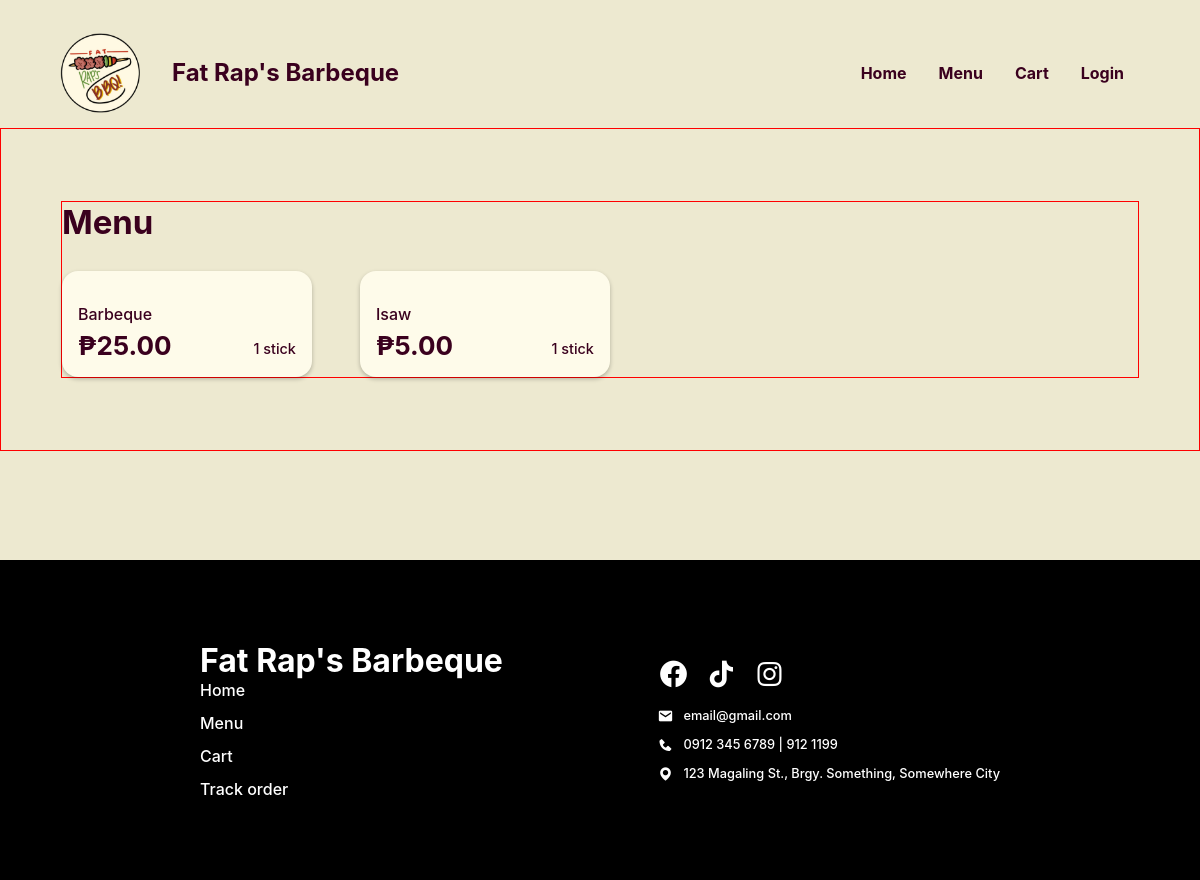
The page /Website/menu.php on the database as committed earlier.
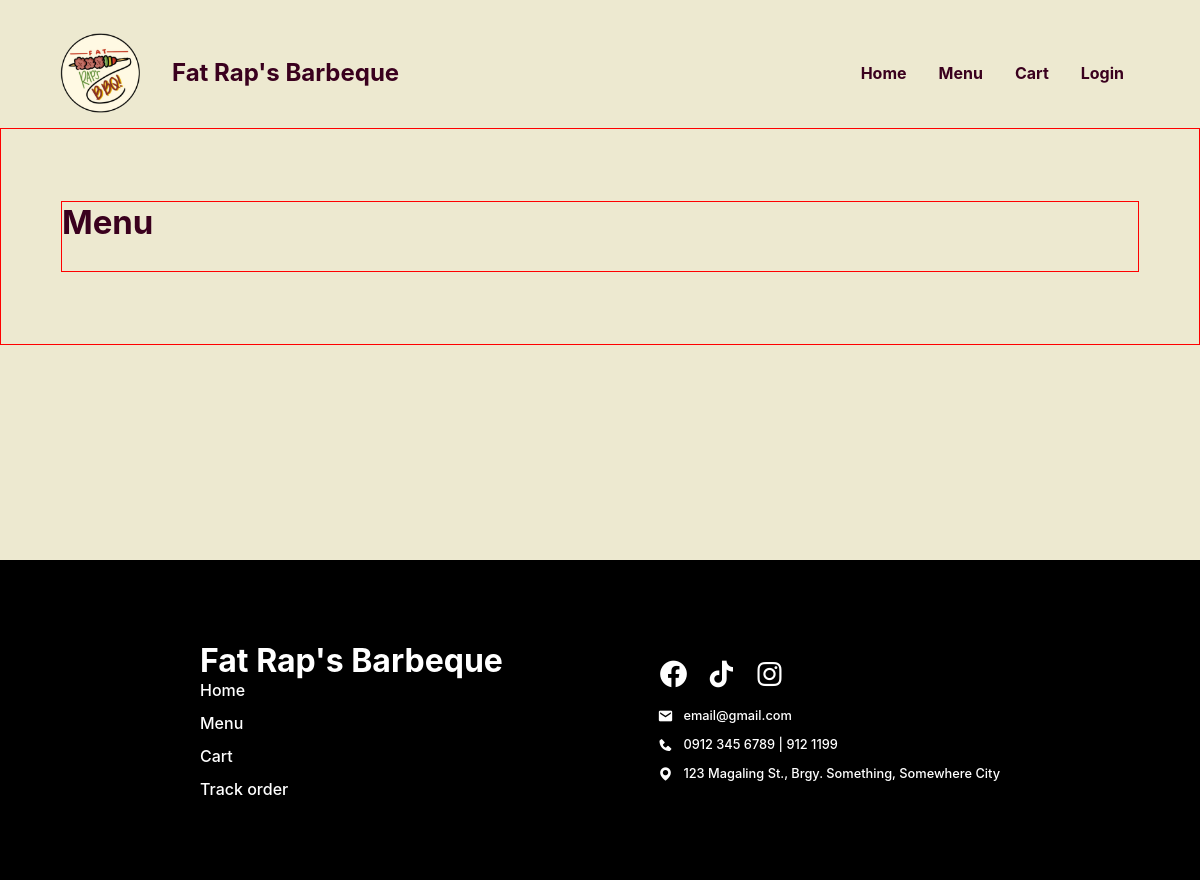
The same page on the database as committed later.
### tables this page shows
CREATE TABLE `food` (
  `FOOD_ID` int(18) UNSIGNED NOT NULL,
  `CTGY_ID` int(18) NOT NULL,
  `FOOD_NAME` varchar(20) NOT NULL,
  `FOOD_PRICE` decimal(10,2) NOT NULL,
  `FOOD_DESC` varchar(50) NOT NULL,
  `FOOD_IMG` varchar(255) NOT NULL,
  `FOOD_STOCK` int(20) NOT NULL,
  `FOOD_ACTIVE` varchar(10) NOT NULL,
  `FOOD_TYPE` varchar(16) NOT NULL
);

### Website/menu.php (the view, shortened to what this page needs)
<?php
@include 'constants.php';
$PRSN_ROLE = $_SESSION['prsn_role'];
?>
<!DOCTYPE html>
<html lang="en">
<head>
    <link rel="stylesheet" href="header-styles.css">
    <link rel="stylesheet" href="customer-styles.css">
    <link href='https://unpkg.com/boxicons@2.1.4/css/boxicons.min.css' rel='stylesheet'>
</head>
<body>
    <header>
        <div class="header-container">
            <div class="website-title">
                <img id="logo" src="images/client-logo.png">
                <div class="text">
                    <h1>Fat Rap's Barbeque</h1>
                </div>
            </div>
            <ul class='menubar'>
                <li><a href="<?php echo SITEURL; ?>cus-home-page.php">Home</a></li>
                <li><a href="<?php echo SITEURL; ?>menu.php">Menu</a></li>
                <li><a href="<?php echo SITEURL; ?>cart.php">Cart</a></li>
                <?php
                if (isset($_SESSION['prsn_id'])) {
                ?>
                    <li><a href="<?php echo SITEURL; ?>logout.php">Logout</a>
                    </li>
                <?php
                } else {
                ?>
                    <li><a href="<?php echo SITEURL; ?>login-page.php">Login</a></li>
                <?php
                }
                ?>
            </ul>
        </div>
    </header>
    <main>
        <section class="section menu">
            <div class="container">
                <div class="section-heading">
                    <h2>Menu</h2>
                </div>
                <section class="section-body">
                    <?php
                    $sql = "SELECT * FROM food WHERE FOOD_ACTIVE = 'Yes' AND FOOD_TYPE = '$PRSN_ROLE'";
                    $res = mysqli_query($conn, $sql);
                    $count = mysqli_num_rows($res);
                    if ($count > 0) {
                        while ($row = mysqli_fetch_assoc($res)) {
                            $FOOD_ID = $row['FOOD_ID'];
                            $FOOD_NAME = $row['FOOD_NAME'];
                            $FOOD_PRICE = $row['FOOD_PRICE'];
                    ?>
                            <a class="menu-item" href="<?php echo SITEURL; ?>product-info.php?FOOD_ID=<?php echo $FOOD_ID ?>">
                                <div class="text">
                                    <p class="name"><?php echo $FOOD_NAME ?></p>
                                    <div class="inline">
                                        <h2>₱<?php echo $FOOD_PRICE ?></h3>
                                            <p>1 stick</p>
                                    </div>
                                </div>
                            </a>
                    <?php
                        }
                    }
                    ?>
                </section>
            </div>
        </section>
    </main>
    <footer>
        <div class="footer-container">
            <div class="left-container">
                <h1>Fat Rap's Barbeque</h1>
                <div class="list">
                    <ul>
                        <li><a href="<?php echo SITEURL; ?>cus-home-page.php">Home</a></li>
                        <li><a href="<?php echo SITEURL; ?>menu.php">Menu</a></li>
                        <li><a href="<?php echo SITEURL; ?>cart.php">Cart</a></li>
                        <li><a href="cus-home-page.php#track-order-section">Track order</a></li>
                    </ul>
                </div>
            </div>
            <div class="right-container">
                <div class="icons-block">
                    <a href="https://www.youtube.com/">
                        <i class='bx bxl-facebook-circle'></i>
                    </a>
                    <a href="https://www.youtube.com/">
                        <i class='bx bxl-tiktok'></i>
                    </a>
                    <a href="https://www.youtube.com/">
                        <i class='bx bxl-instagram'></i>
                    </a>
                </div>
                <div class="list">
                    <div class="list-items">
                        <i class='bx bxs-envelope'></i>
                        <p>email@gmail.com</p>
                    </div>
                    <div class="list-items">
                        <i class='bx bxs-phone'></i>
                        <p>0912 345 6789 | 912 1199</p>
                    </div>
                    <div class="list-items">
                        <i class='bx bxs-map'></i>
                        <p>123 Magaling St., Brgy. Something, Somewhere City</p>
                    </div>
                </div>
            </div>
        </div>
    </footer>
</body>
</html>

### Website/header-styles.css (style rules this page uses)
*, *::before, *::after { margin: 0; padding: 0; box-sizing: border-box; font-family: inherit; }
:root { --bg:#F2FFE1; --primary:#f3d95c; --text:#3A001E; --text2: #FA3F1F; --input-bg:#F7F3DC; --eye-icon:#CEC699; --block: #4ADE5D; --block-p:#277B32; --block-h1: #0F4C17; --form-bg: #FFFDEF; --header-text: #3A001E; }
body { font-family: 'Inter', sans-serif; }
header, footer { width: 100%; display: flex; justify-content: center; align-items: center; }
header { height: 8rem; position: fixed; top: 0; z-index: 100; color: var(--header-text); background-color: var(--bg); }
.header-container, .footer-container { margin-inline: auto; margin-top: 2rem; margin-bottom: 0.9rem; width: 90%; max-width: 1200px; display: flex; justify-content: space-between; align-items: center; }
.website-title { display: flex; align-items: center; }
header img { width: 80px; position: relative; }
header .text { margin-left: 2rem; }
header h1 { white-space: nowrap; font-size: 1.5rem; }
header .text p, footer .right-container p { font-size: 0.8rem; }
li > a { color: inherit; text-decoration: none; }
footer { background-color: #000; color: #fff; min-height: 20rem; }
.footer-container { width: 90%; max-width: 800px; margin: clamp(1rem, 6vw, 4.5rem) auto; display: flex; justify-content: space-between; }
.icons-block { margin-bottom: 1rem; }
.list > ul { padding-inline-start: 0; margin-block: 0; height: 100%; }
.list > ul, .list { display: grid; gap: 0.8rem; }
.list > ul > li { color: #fff; display: block; }
.icons-block { display: flex; gap: 1rem; }
.icons-block a { color: #fff; }
.icons-block i { font-size: 2rem; }
.list-items { display: flex; gap: 10px; }
.menubar { display: flex; flex-direction: row; list-style-type: none; margin: 0; padding: 0; }
.menubar > li { font-weight: bold; margin: 0 1rem; overflow: hidden; }

### Website/customer-styles.css (style rules this page uses)
*, *::before, *::after { margin: 0; padding: 0; box-sizing: border-box; font-family: inherit; }
:root { --bg:#EDE9D0; --primary:#F5D636; --active-primary:#EDCB1C; --input-bg:#F7F3DC; --form-bg: #FFFDEF; --available:#A8D991; --available-text:#304D23; --fully-booked:#C13B24; --fully-booked-text:var(--text); --closed:#3B3B3B; --closed-text:#A9A9A9; --product-info-bg: #C13B24; --block: #FEFBEA; --light-text: var(--block); --text: #3A001E; --gray: #DFDCCB; --green: #6FDE4A; --red: #C13B24; }
body { font-family: 'Inter', sans-serif; font-weight: 500; min-height: 100vh; min-width: 320px; }
main { padding-top: 8rem; min-height: 70vh; background-color: var(--bg); color: var(--text); }
.section { min-width: 320px; display: flex; justify-content: center; align-items: center; border: 1px solid red; }
.container { width: 90%; height: 100%; max-width: 1200px; margin: clamp(1rem, 6vw, 4.5rem) auto; border: 1px solid red; }
img { object-fit: cover; }
.section-heading { display: flex; flex-direction: column; gap: 5px; margin-bottom: 1.8rem; }
.section-heading h2 { font-size: 2.0625rem; }
.section-body { display: flex; flex-direction: column; gap: 1rem; }
.menu .section-body { display: grid; grid-template-columns: repeat(auto-fit, minmax(250px, 250px)); gap: 2rem 3rem; }
.menu .menu-item { background-color: var(--block); border-radius: 1rem; box-shadow: rgba(0, 0, 0, 0.25) 0px 2px 4px 0px; }
.menu .menu-item { text-decoration: none; color: var(--text); }
.menu .menu-item .text { margin: 0.8rem 1rem 1rem 1rem; }
.menu .menu-item p.name { margin-bottom: 6px; }
.menu .menu-item .inline { display: flex; justify-content: space-between; align-items: flex-end; }
.menu .menu-item .inline p { font-size: 0.9rem; margin-bottom: 4px; }
.menu .menu-item .inline h2 { font-size: 1.625rem; }
.inline { width: 100%; display: flex; align-items: center; gap: 1rem; justify-content: space-between; }

Rows that differ between the two databases and show on the page:
removed food: FOOD_NAME "Barbeque", FOOD_PRICE "25.00"
removed food: FOOD_NAME "Isaw", FOOD_PRICE "5.00"
